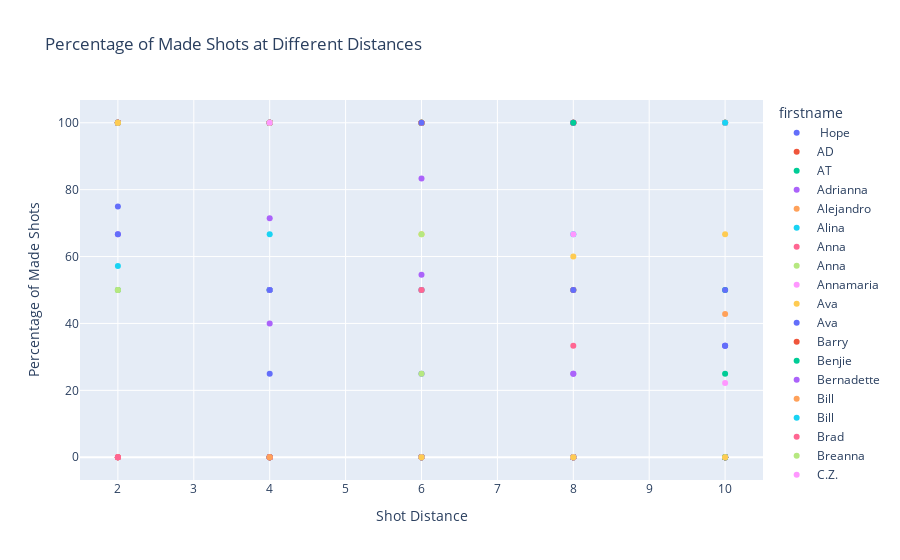

The notebook cell this image was saved under:
### Code cell
# Reset index to make 'Player' and 'Distance' columns regular columns
pivot_table_reset = pivot_table.reset_index()

# Plotly Express scatter plot
fig = px.scatter(
    pivot_table_reset,
    x='shotdistance',
    y='Percentage_True',
    color='firstname',
    #size='Percentage_True',
    labels={'Percentage_True': 'Percentage of Made Shots', 'shotdistance': 'Shot Distance'},
    title='Percentage of Made Shots at Different Distances',
)

# Show the plot
fig.show()
